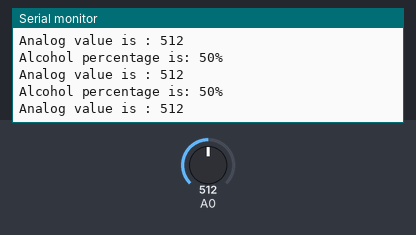
This sketch was run on a simulated Arduino Uno, built with avr-gcc and run on an emulated ATmega328P. Shown: the last lines printed to the serial monitor. The test bench sets the inputs (shaded band); at power-on: A0 = 512.

Above: at 2.9 s.
3.0 s: A0 set to 114
At 3.35 s:
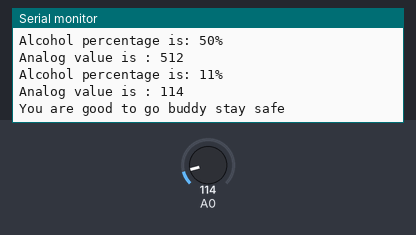
6.0 s: A0 set to 102
At 6.35 s:
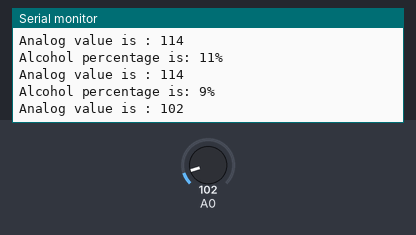
Timing chart, 0 to 9.0 s (numbered marks = the images above; inputs shaded):
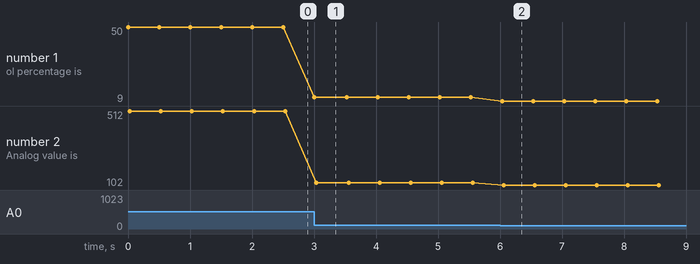

Measured:
- the behaviour switches between 103 and 102 on A0 (found by bisection; images 1 and 2)
- after the input at 3.0 s, the serial monitor: prints a new line at once (image 1)
- after the input at 6.0 s, the serial monitor: prints a new line at once (image 2)
- plotted number 1: 50 → 11 after the input at 3.0 s, 11 → 9 after the input at 6.0 s
- plotted number 2: 512 → 114 after the input at 3.0 s, 114 → 102 after the input at 6.0 s

The sketch:

Alcohol.ino
```cpp
#define sensor A1
float x = 1023;
int y;
int sensorValue;
void alcohol();// alcohol module
void lider();// lider module

boolean  flag1 = false; // interval variable
void setup() {

  Serial.begin(9600);
}

void loop() {
  // lider();//calling lider module
 sensorValue = analogRead(A0);
   alcohol();

}


void alcohol(){

   y = ((sensorValue/x)*100);
   Serial.print("Alcohol percentage is:");
   Serial.print(" ");
  Serial.print(y);
   Serial.println("%");
   Serial.print("Analog value is : ");
    Serial.println(sensorValue);
    if (y > 70 && flag1 == true)
    {
      Serial.println("You are drunk what are you donig on the road?"); // Beacuse of flag it will only print once
      flag1 = false;
      }
      if (y < 50 && flag1 == false)
      {
        Serial.println("You are good to go buddy stay safe");
      flag1 = true;
        }

  delay(500);        // delay in between reads for stability
}


void lider()//for lider function
{
  float volts = analogRead(sensor)*0.0048828125;
  int distance = 13*pow(volts, -1); // worked out from datasheet graph
  delay(300); // slow down serial port
  // value from sensor * (5/1024)
 //   Serial.println( volts);
   Serial.println(distance);
}
```
